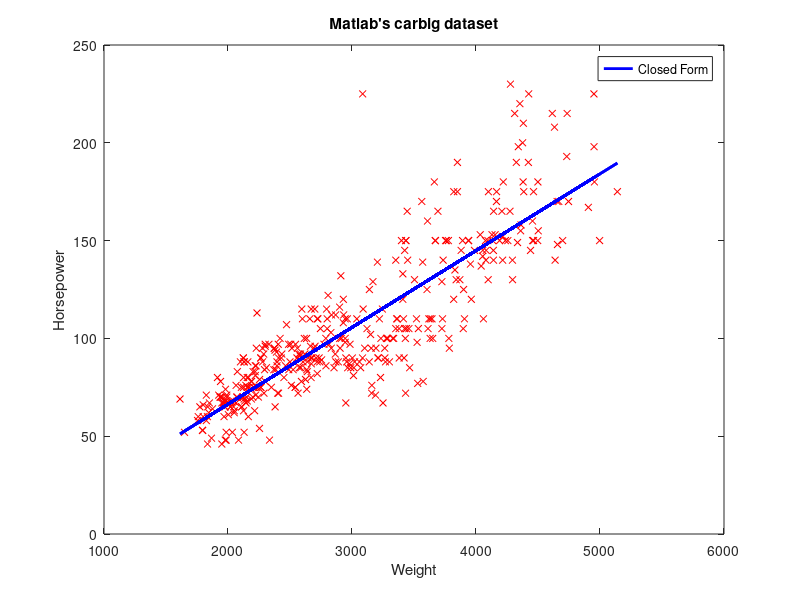
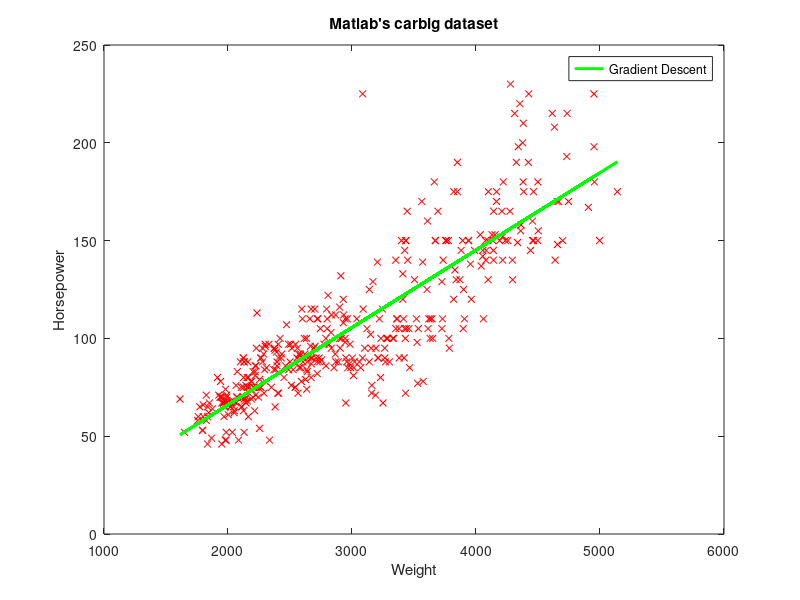
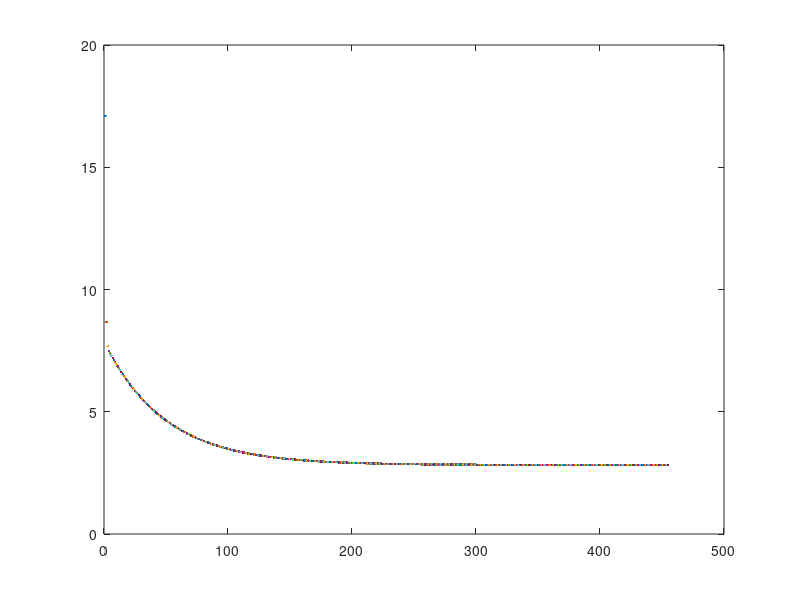

Reproduce these figures in MATLAB, in order.
% This program use closed from and gradient descent method to fit linear model
% to Matlab's carbig data. Elyas,TTU,02/02/2018
%%%%%%%%%%%%%%%%%%%%%%%%%%%%%%%%%%%%%%%%%%%%%%%%%%%%%%%%%%%%%%%%%%%%%%%%%%%
% load matlab built in data
close all; 
clear all;
load carbig;
%% eliminate Nan's
[index,b]=find ( isnan(Horsepower) == 1);
Horsepower(index)=[];
Weight(index)=[];

figure(1)
p1 = plot(Weight,Horsepower,'rx','MarkerSize',5);
xlabel('Weight');ylabel('Horsepower')
% normalize data (otherwise there is numerical error,ill-conditioned data)
x1 = Weight/max(Weight);
x0 = ones(size(Weight));
x  = [x0,x1];
t  = Horsepower/max(Horsepower);
%%
% gradient descent implementation
w=[0;0] ; lr = 0.5; misfit = 10;

for i = 1 : 5000
    
    thetax = x * w;
    %cost function gradient
    grad = (1/length(t))*(x'*(thetax-t));
    %weight vector update
    w = w - lr*grad;
    
    %calculate cost function
    J(i) = (x*w-t)'*(x*w-t);
        figure(99)
        plot(i,J(i))
        hold on
  
    if length(J) >1
        misfit = abs(J(i) - J(i-1));
    end
    
    if misfit < 0.00001
        break
    end
    
end

figure(1)
hold on
% map back weight vector
wb(1) =  max(Horsepower)*w(1);
wb(2) = (max(Horsepower)*w(2))/(max(Weight));
yy = wb(1) + wb(2)*Weight;

p2 = plot(Weight,yy,'b','linewidth',2);
legend(p2,'Closed Form')
title('Matlab''s carbig dataset')
%%
% closed form implementation
wc  = pinv(x'*x)*x'*t;
% map back weight vector
wc(1) =  max(Horsepower)*wc(1);
wc(2) = (max(Horsepower)*wc(2))/(max(Weight));
yyc = wc(1) + wc(2)*Weight;

figure(2)
p1 = plot(Weight,Horsepower,'rx','MarkerSize',5);
xlabel('Weight');ylabel('Horsepower')
hold on
p2 = plot(Weight,yyc,'g','linewidth',2);
legend(p2,'Gradient Descent')
title('Matlab''s carbig dataset')

















